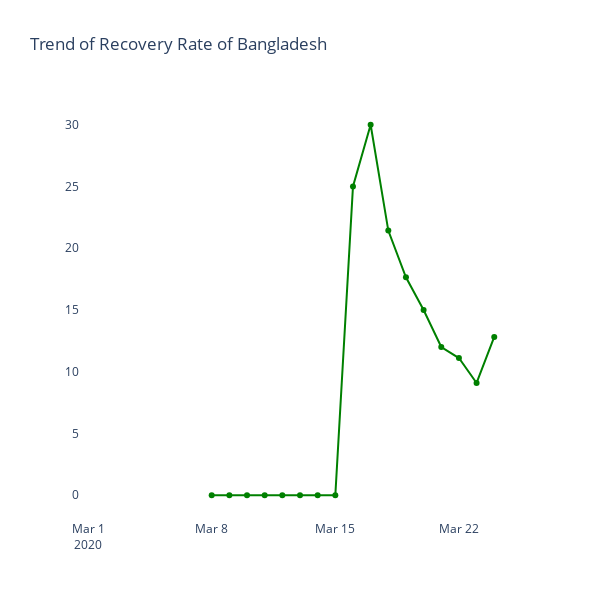

Here is the notebook cell this chart was saved with:
### Code cell
temp = tc_phase0.copy()
temp['Recovery Rate'] = temp['Recovered']/temp['Confirmed']*100
print("Mean Recovery Rate",temp['Recovered'].mean())
fig = go.Figure()
fig.add_trace(go.Scatter(x=temp['Date'], y=temp['Recovery Rate'],
                    mode='lines+markers',marker_color='green'))
fig.update_layout(title_text = 'Trend of Recovery Rate of Bangladesh')
fig.update_layout(plot_bgcolor='rgb(275, 270, 273)',width=600, height=600)
fig.show()

### Figure 1 — Plotly figure (JSON) as saved in the notebook; plotly's stock layout.template omitted (floating-point values rounded to 4 significant figures)
{"data": [{"marker": {"color": "green"}, "mode": "lines+markers", "type": "scatter", "x": ["2020-03-02 00:00:00+00:00", "2020-03-03 00:00:00+00:00", "2020-03-04 00:00:00+00:00", "2020-03-05 00:00:00+00:00", "2020-03-06 00:00:00+00:00", "2020-03-07 00:00:00+00:00", "2020-03-08 00:00:00+00:00", "2020-03-09 00:00:00+00:00", "2020-03-10 00:00:00+00:00", "2020-03-11 00:00:00+00:00", "2020-03-12 00:00:00+00:00", "2020-03-13 00:00:00+00:00", "2020-03-14 00:00:00+00:00", "2020-03-15 00:00:00+00:00", "2020-03-16 00:00:00+00:00", "2020-03-17 00:00:00+00:00", "2020-03-18 00:00:00+00:00", "2020-03-19 00:00:00+00:00", "2020-03-20 00:00:00+00:00", "2020-03-21 00:00:00+00:00", "2020-03-22 00:00:00+00:00", "2020-03-23 00:00:00+00:00", "2020-03-24 00:00:00+00:00"], "y": [null, null, null, null, null, null, 0, 0, 0, 0, 0, 0, 0, 0, 25, 30, 21.43, 17.65, 15, 12, 11.11, 9.091, 12.82]}], "layout": {"height": 600, "plot_bgcolor": "rgb(275, 270, 273)", "title": {"text": "Trend of Recovery Rate of Bangladesh"}, "width": 600}}
